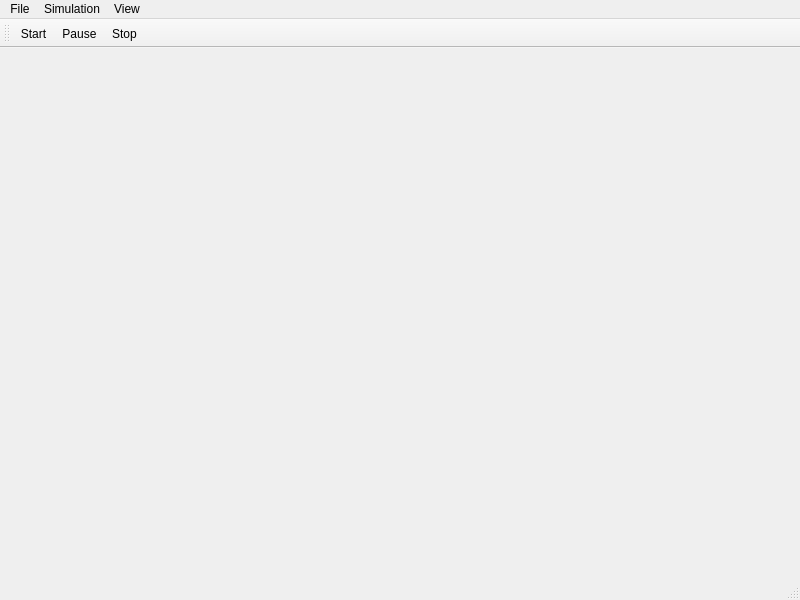
<?xml version="1.0" encoding="UTF-8"?>
<ui version="4.0">
 <class>MainWindow</class>
 <widget class="QMainWindow" name="MainWindow">
  <property name="geometry">
   <rect>
    <x>0</x>
    <y>0</y>
    <width>800</width>
    <height>600</height>
   </rect>
  </property>
  <property name="windowTitle">
   <string>MainWindow</string>
  </property>
  <widget class="TradingSignalGeneratorUi" name="centralwidget"/>
  <widget class="QMenuBar" name="menubar">
   <property name="geometry">
    <rect>
     <x>0</x>
     <y>0</y>
     <width>800</width>
     <height>18</height>
    </rect>
   </property>
   <widget class="QMenu" name="menuFile">
    <property name="title">
     <string>File</string>
    </property>
    <addaction name="separator"/>
    <addaction name="actionQuit"/>
   </widget>
   <widget class="QMenu" name="menuSimulation">
    <property name="title">
     <string>Simulation</string>
    </property>
    <addaction name="actionStart"/>
    <addaction name="actionPause"/>
    <addaction name="actionStop"/>
   </widget>
   <widget class="QMenu" name="menuView">
    <property name="title">
     <string>View</string>
    </property>
   </widget>
   <addaction name="menuFile"/>
   <addaction name="menuSimulation"/>
   <addaction name="menuView"/>
  </widget>
  <widget class="QStatusBar" name="statusbar"/>
  <widget class="QToolBar" name="toolBar">
   <property name="windowTitle">
    <string>toolBar</string>
   </property>
   <attribute name="toolBarArea">
    <enum>TopToolBarArea</enum>
   </attribute>
   <attribute name="toolBarBreak">
    <bool>false</bool>
   </attribute>
   <addaction name="actionStart"/>
   <addaction name="actionPause"/>
   <addaction name="actionStop"/>
  </widget>
  <action name="actionStart">
   <property name="text">
    <string>Start</string>
   </property>
  </action>
  <action name="actionPause">
   <property name="text">
    <string>Pause</string>
   </property>
  </action>
  <action name="actionStop">
   <property name="text">
    <string>Stop</string>
   </property>
  </action>
  <action name="actionQuit">
   <property name="text">
    <string>Quit</string>
   </property>
  </action>
  <action name="actionStart_2">
   <property name="text">
    <string>Start</string>
   </property>
  </action>
 </widget>
 <customwidgets>
  <customwidget>
   <class>TradingSignalGeneratorUi</class>
   <extends>QWidget</extends>
   <header>tradingsignalgeneratorui.h</header>
   <container>1</container>
  </customwidget>
 </customwidgets>
 <resources/>
 <connections/>
</ui>
